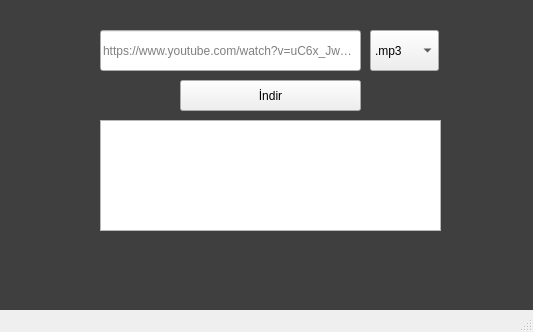
<?xml version="1.0" encoding="UTF-8"?>
<ui version="4.0">
 <class>MainWindow</class>
 <widget class="QMainWindow" name="MainWindow">
  <property name="geometry">
   <rect>
    <x>0</x>
    <y>0</y>
    <width>533</width>
    <height>332</height>
   </rect>
  </property>
  <property name="windowTitle">
   <string>MainWindow</string>
  </property>
  <property name="styleSheet">
   <string notr="true">#centralwidget{background-color: rgb(63, 63, 63);}</string>
  </property>
  <widget class="QWidget" name="centralwidget">
   <widget class="QPushButton" name="pushButton">
    <property name="geometry">
     <rect>
      <x>180</x>
      <y>80</y>
      <width>181</width>
      <height>31</height>
     </rect>
    </property>
    <property name="text">
     <string>İndir</string>
    </property>
   </widget>
   <widget class="QLineEdit" name="lineEdit">
    <property name="geometry">
     <rect>
      <x>100</x>
      <y>30</y>
      <width>261</width>
      <height>41</height>
     </rect>
    </property>
    <property name="placeholderText">
     <string>https://www.youtube.com/watch?v=uC6x_JwCGOg</string>
    </property>
   </widget>
   <widget class="QComboBox" name="comboBox">
    <property name="geometry">
     <rect>
      <x>370</x>
      <y>30</y>
      <width>69</width>
      <height>41</height>
     </rect>
    </property>
    <item>
     <property name="text">
      <string>.mp3</string>
     </property>
    </item>
    <item>
     <property name="text">
      <string>.mp4</string>
     </property>
    </item>
   </widget>
   <widget class="QTextBrowser" name="textBrowser">
    <property name="geometry">
     <rect>
      <x>100</x>
      <y>120</y>
      <width>341</width>
      <height>111</height>
     </rect>
    </property>
   </widget>
  </widget>
  <widget class="QMenuBar" name="menubar">
   <property name="geometry">
    <rect>
     <x>0</x>
     <y>0</y>
     <width>533</width>
     <height>21</height>
    </rect>
   </property>
  </widget>
  <widget class="QStatusBar" name="statusbar"/>
 </widget>
 <resources/>
 <connections/>
</ui>
